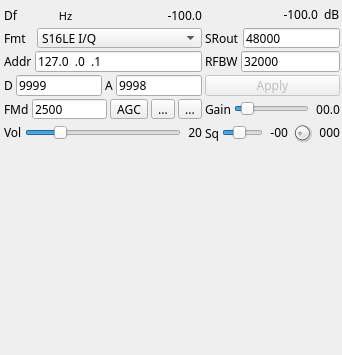
<?xml version="1.0" encoding="UTF-8"?>
<ui version="4.0">
 <class>UDPSrcGUI</class>
 <widget class="RollupWidget" name="UDPSrcGUI">
  <property name="geometry">
   <rect>
    <x>0</x>
    <y>0</y>
    <width>342</width>
    <height>355</height>
   </rect>
  </property>
  <property name="minimumSize">
   <size>
    <width>342</width>
    <height>0</height>
   </size>
  </property>
  <property name="maximumSize">
   <size>
    <width>400</width>
    <height>16777215</height>
   </size>
  </property>
  <property name="font">
   <font>
    <family>Sans Serif</family>
    <pointsize>9</pointsize>
   </font>
  </property>
  <property name="windowTitle">
   <string>UDP Sample Source</string>
  </property>
  <widget class="QWidget" name="widget" native="true">
   <property name="geometry">
    <rect>
     <x>2</x>
     <y>2</y>
     <width>340</width>
     <height>142</height>
    </rect>
   </property>
   <property name="minimumSize">
    <size>
     <width>340</width>
     <height>0</height>
    </size>
   </property>
   <property name="windowTitle">
    <string>Settings</string>
   </property>
   <layout class="QGridLayout" name="gridLayout">
    <property name="leftMargin">
     <number>2</number>
    </property>
    <property name="topMargin">
     <number>2</number>
    </property>
    <property name="rightMargin">
     <number>2</number>
    </property>
    <property name="bottomMargin">
     <number>2</number>
    </property>
    <property name="spacing">
     <number>3</number>
    </property>
    <item row="0" column="1">
     <layout class="QHBoxLayout" name="ChannelPowerLayout">
      <item>
       <spacer name="horizontalSpacer">
        <property name="orientation">
         <enum>Qt::Horizontal</enum>
        </property>
        <property name="sizeHint" stdset="0">
         <size>
          <width>40</width>
          <height>20</height>
         </size>
        </property>
       </spacer>
      </item>
      <item>
       <widget class="QLabel" name="channelPower">
        <property name="minimumSize">
         <size>
          <width>40</width>
          <height>0</height>
         </size>
        </property>
        <property name="toolTip">
         <string>Channel output power (dB)</string>
        </property>
        <property name="layoutDirection">
         <enum>Qt::LeftToRight</enum>
        </property>
        <property name="text">
         <string>-100.0</string>
        </property>
        <property name="alignment">
         <set>Qt::AlignRight|Qt::AlignTrailing|Qt::AlignVCenter</set>
        </property>
       </widget>
      </item>
      <item>
       <widget class="QLabel" name="channelPowerUnits">
        <property name="text">
         <string> dB</string>
        </property>
       </widget>
      </item>
     </layout>
    </item>
    <item row="0" column="0">
     <layout class="QHBoxLayout" name="DeltaFrequencyLayout">
      <property name="topMargin">
       <number>2</number>
      </property>
      <item>
       <widget class="QLabel" name="deltaFrequencyLabel">
        <property name="maximumSize">
         <size>
          <width>16</width>
          <height>16777215</height>
         </size>
        </property>
        <property name="text">
         <string>Df</string>
        </property>
       </widget>
      </item>
      <item>
       <widget class="ValueDialZ" name="deltaFrequency" native="true">
        <property name="sizePolicy">
         <sizepolicy hsizetype="Maximum" vsizetype="Maximum">
          <horstretch>0</horstretch>
          <verstretch>0</verstretch>
         </sizepolicy>
        </property>
        <property name="minimumSize">
         <size>
          <width>32</width>
          <height>16</height>
         </size>
        </property>
        <property name="font">
         <font>
          <family>DejaVu Sans Mono</family>
          <pointsize>12</pointsize>
         </font>
        </property>
        <property name="cursor">
         <cursorShape>PointingHandCursor</cursorShape>
        </property>
        <property name="focusPolicy">
         <enum>Qt::StrongFocus</enum>
        </property>
        <property name="toolTip">
         <string>Demod shift frequency from center in Hz</string>
        </property>
       </widget>
      </item>
      <item>
       <widget class="QLabel" name="deltaUnits">
        <property name="palette">
         <palette>
          <active>
           <colorrole role="Text">
            <brush brushstyle="SolidPattern">
             <color alpha="255">
              <red>26</red>
              <green>26</green>
              <blue>26</blue>
             </color>
            </brush>
           </colorrole>
           <colorrole role="BrightText">
            <brush brushstyle="SolidPattern">
             <color alpha="255">
              <red>255</red>
              <green>255</green>
              <blue>255</blue>
             </color>
            </brush>
           </colorrole>
          </active>
          <inactive>
           <colorrole role="Text">
            <brush brushstyle="SolidPattern">
             <color alpha="255">
              <red>26</red>
              <green>26</green>
              <blue>26</blue>
             </color>
            </brush>
           </colorrole>
           <colorrole role="BrightText">
            <brush brushstyle="SolidPattern">
             <color alpha="255">
              <red>255</red>
              <green>255</green>
              <blue>255</blue>
             </color>
            </brush>
           </colorrole>
          </inactive>
          <disabled>
           <colorrole role="Text">
            <brush brushstyle="SolidPattern">
             <color alpha="255">
              <red>118</red>
              <green>118</green>
              <blue>117</blue>
             </color>
            </brush>
           </colorrole>
           <colorrole role="BrightText">
            <brush brushstyle="SolidPattern">
             <color alpha="255">
              <red>255</red>
              <green>255</green>
              <blue>255</blue>
             </color>
            </brush>
           </colorrole>
          </disabled>
         </palette>
        </property>
        <property name="font">
         <font>
          <pointsize>8</pointsize>
         </font>
        </property>
        <property name="text">
         <string> Hz</string>
        </property>
       </widget>
      </item>
      <item>
       <spacer name="horizontalSpacer_2">
        <property name="orientation">
         <enum>Qt::Horizontal</enum>
        </property>
        <property name="sizeHint" stdset="0">
         <size>
          <width>40</width>
          <height>20</height>
         </size>
        </property>
       </spacer>
      </item>
      <item>
       <widget class="QLabel" name="inputPower">
        <property name="minimumSize">
         <size>
          <width>40</width>
          <height>0</height>
         </size>
        </property>
        <property name="toolTip">
         <string>Input power (dB) to which squelch applies</string>
        </property>
        <property name="text">
         <string>-100.0</string>
        </property>
        <property name="alignment">
         <set>Qt::AlignRight|Qt::AlignTrailing|Qt::AlignVCenter</set>
        </property>
       </widget>
      </item>
     </layout>
    </item>
    <item row="6" column="0">
     <layout class="QHBoxLayout" name="PortLayout">
      <item>
       <widget class="QLabel" name="udpPortlabel">
        <property name="text">
         <string>D</string>
        </property>
       </widget>
      </item>
      <item>
       <widget class="QLineEdit" name="udpPort">
        <property name="toolTip">
         <string>Remote data port</string>
        </property>
        <property name="inputMask">
         <string>00000</string>
        </property>
        <property name="text">
         <string>9999</string>
        </property>
       </widget>
      </item>
      <item>
       <widget class="QLabel" name="audioPortlabel">
        <property name="text">
         <string>A</string>
        </property>
       </widget>
      </item>
      <item>
       <widget class="QLineEdit" name="audioPort">
        <property name="toolTip">
         <string>Local audio input port</string>
        </property>
        <property name="inputMask">
         <string>00000</string>
        </property>
        <property name="text">
         <string>9998</string>
        </property>
       </widget>
      </item>
     </layout>
    </item>
    <item row="7" column="0">
     <layout class="QHBoxLayout" name="AudioPortLayout">
      <item>
       <widget class="QLabel" name="fmDevLabel">
        <property name="text">
         <string>FMd</string>
        </property>
       </widget>
      </item>
      <item>
       <widget class="QLineEdit" name="fmDeviation">
        <property name="toolTip">
         <string>FM deviation in Hz (for S16LE NFM format)</string>
        </property>
        <property name="text">
         <string>2500</string>
        </property>
       </widget>
      </item>
      <item>
       <widget class="ButtonSwitch" name="agc">
        <property name="toolTip">
         <string>Toggle AGC (only for AM and SSB)</string>
        </property>
        <property name="text">
         <string>AGC</string>
        </property>
        <property name="checkable">
         <bool>true</bool>
        </property>
       </widget>
      </item>
      <item>
       <widget class="QToolButton" name="audioActive">
        <property name="toolTip">
         <string>Toggle audio input</string>
        </property>
        <property name="text">
         <string>...</string>
        </property>
        <property name="icon">
         <iconset resource="../../../sdrbase/resources/res.qrc">
          <normaloff>:/sound_off.png</normaloff>
          <normalon>:/sound_on.png</normalon>:/sound_off.png</iconset>
        </property>
        <property name="checkable">
         <bool>true</bool>
        </property>
       </widget>
      </item>
      <item>
       <widget class="QToolButton" name="audioStereo">
        <property name="toolTip">
         <string>Toggle mono/stereo audio input</string>
        </property>
        <property name="text">
         <string>...</string>
        </property>
        <property name="icon">
         <iconset resource="../../../sdrbase/resources/res.qrc">
          <normaloff>:/mono.png</normaloff>
          <normalon>:/stereo.png</normalon>:/mono.png</iconset>
        </property>
        <property name="checkable">
         <bool>true</bool>
        </property>
       </widget>
      </item>
     </layout>
    </item>
    <item row="4" column="0">
     <layout class="QHBoxLayout" name="AddressLayout">
      <item>
       <widget class="QLabel" name="Addresslabel">
        <property name="text">
         <string>Addr</string>
        </property>
       </widget>
      </item>
      <item>
       <widget class="QLineEdit" name="udpAddress">
        <property name="toolTip">
         <string>Remote address</string>
        </property>
        <property name="inputMask">
         <string>000.000.000.000</string>
        </property>
        <property name="text">
         <string>127.0.0.1</string>
        </property>
       </widget>
      </item>
     </layout>
    </item>
    <item row="8" column="0">
     <layout class="QHBoxLayout" name="VolumeLayout">
      <item>
       <widget class="QLabel" name="volumeLabel">
        <property name="text">
         <string>Vol</string>
        </property>
       </widget>
      </item>
      <item>
       <widget class="QSlider" name="volume">
        <property name="toolTip">
         <string>Audio volume</string>
        </property>
        <property name="maximum">
         <number>100</number>
        </property>
        <property name="pageStep">
         <number>1</number>
        </property>
        <property name="value">
         <number>20</number>
        </property>
        <property name="orientation">
         <enum>Qt::Horizontal</enum>
        </property>
       </widget>
      </item>
      <item>
       <widget class="QLabel" name="volumeText">
        <property name="minimumSize">
         <size>
          <width>18</width>
          <height>0</height>
         </size>
        </property>
        <property name="text">
         <string>20</string>
        </property>
        <property name="alignment">
         <set>Qt::AlignRight|Qt::AlignTrailing|Qt::AlignVCenter</set>
        </property>
       </widget>
      </item>
     </layout>
    </item>
    <item row="1" column="0">
     <layout class="QHBoxLayout" name="FormatLayout">
      <item>
       <widget class="QLabel" name="label">
        <property name="maximumSize">
         <size>
          <width>30</width>
          <height>16777215</height>
         </size>
        </property>
        <property name="text">
         <string>Fmt</string>
        </property>
       </widget>
      </item>
      <item>
       <widget class="QComboBox" name="sampleFormat">
        <property name="toolTip">
         <string>Samples format</string>
        </property>
        <property name="currentIndex">
         <number>0</number>
        </property>
        <item>
         <property name="text">
          <string>S16LE I/Q</string>
         </property>
        </item>
        <item>
         <property name="text">
          <string>S16LE NFM</string>
         </property>
        </item>
        <item>
         <property name="text">
          <string>S16LE NFM Mono</string>
         </property>
        </item>
        <item>
         <property name="text">
          <string>S16LE LSB</string>
         </property>
        </item>
        <item>
         <property name="text">
          <string>S16LE USB</string>
         </property>
        </item>
        <item>
         <property name="text">
          <string>S16LE LSB Mono</string>
         </property>
        </item>
        <item>
         <property name="text">
          <string>S16LE USB Mono</string>
         </property>
        </item>
        <item>
         <property name="text">
          <string>S16LE AM Mono</string>
         </property>
        </item>
        <item>
         <property name="text">
          <string>S16LE AM !DC Mono</string>
         </property>
        </item>
        <item>
         <property name="text">
          <string>S16LE AM BPF Mono</string>
         </property>
        </item>
       </widget>
      </item>
     </layout>
    </item>
    <item row="1" column="1">
     <layout class="QHBoxLayout" name="SampleRateLayout">
      <item>
       <widget class="QLabel" name="sampleRateLabel">
        <property name="text">
         <string>SRout</string>
        </property>
       </widget>
      </item>
      <item>
       <widget class="QLineEdit" name="sampleRate">
        <property name="toolTip">
         <string>Output sample rate (S/s)</string>
        </property>
        <property name="text">
         <string>48000</string>
        </property>
       </widget>
      </item>
     </layout>
    </item>
    <item row="4" column="1">
     <layout class="QHBoxLayout" name="RFBandwidthLayout">
      <item>
       <widget class="QLabel" name="rfBandwidthLabel">
        <property name="text">
         <string>RFBW</string>
        </property>
       </widget>
      </item>
      <item>
       <widget class="QLineEdit" name="rfBandwidth">
        <property name="toolTip">
         <string>Signal bandwidth (Hz)</string>
        </property>
        <property name="text">
         <string>32000</string>
        </property>
       </widget>
      </item>
     </layout>
    </item>
    <item row="8" column="1">
     <layout class="QHBoxLayout" name="SquelchLayout">
      <item>
       <widget class="QLabel" name="squelchLabel">
        <property name="minimumSize">
         <size>
          <width>0</width>
          <height>22</height>
         </size>
        </property>
        <property name="text">
         <string>Sq</string>
        </property>
       </widget>
      </item>
      <item>
       <widget class="QSlider" name="squelch">
        <property name="toolTip">
         <string>Power squelch threshold (dB)</string>
        </property>
        <property name="minimum">
         <number>-100</number>
        </property>
        <property name="maximum">
         <number>0</number>
        </property>
        <property name="pageStep">
         <number>1</number>
        </property>
        <property name="value">
         <number>-60</number>
        </property>
        <property name="orientation">
         <enum>Qt::Horizontal</enum>
        </property>
       </widget>
      </item>
      <item>
       <widget class="QLabel" name="squelchText">
        <property name="minimumSize">
         <size>
          <width>22</width>
          <height>0</height>
         </size>
        </property>
        <property name="toolTip">
         <string>Power squelch threshold (dB)</string>
        </property>
        <property name="text">
         <string>-00</string>
        </property>
        <property name="alignment">
         <set>Qt::AlignRight|Qt::AlignTrailing|Qt::AlignVCenter</set>
        </property>
       </widget>
      </item>
      <item>
       <widget class="QDial" name="squelchGate">
        <property name="maximumSize">
         <size>
          <width>22</width>
          <height>22</height>
         </size>
        </property>
        <property name="toolTip">
         <string>Squelch gate (ms)</string>
        </property>
        <property name="maximum">
         <number>50</number>
        </property>
        <property name="pageStep">
         <number>1</number>
        </property>
        <property name="value">
         <number>5</number>
        </property>
       </widget>
      </item>
      <item>
       <widget class="QLabel" name="squelchGateText">
        <property name="minimumSize">
         <size>
          <width>24</width>
          <height>0</height>
         </size>
        </property>
        <property name="toolTip">
         <string>Squelch gate (ms)</string>
        </property>
        <property name="text">
         <string>000</string>
        </property>
        <property name="alignment">
         <set>Qt::AlignRight|Qt::AlignTrailing|Qt::AlignVCenter</set>
        </property>
       </widget>
      </item>
     </layout>
    </item>
    <item row="7" column="1">
     <layout class="QHBoxLayout" name="GainLayout">
      <item>
       <widget class="QLabel" name="gainLabel">
        <property name="text">
         <string>Gain</string>
        </property>
       </widget>
      </item>
      <item>
       <widget class="QSlider" name="gain">
        <property name="toolTip">
         <string>Output linear gain</string>
        </property>
        <property name="maximum">
         <number>100</number>
        </property>
        <property name="pageStep">
         <number>1</number>
        </property>
        <property name="value">
         <number>10</number>
        </property>
        <property name="orientation">
         <enum>Qt::Horizontal</enum>
        </property>
       </widget>
      </item>
      <item>
       <widget class="QLabel" name="gainText">
        <property name="minimumSize">
         <size>
          <width>28</width>
          <height>0</height>
         </size>
        </property>
        <property name="toolTip">
         <string>Output linear gain</string>
        </property>
        <property name="text">
         <string>00.0</string>
        </property>
        <property name="alignment">
         <set>Qt::AlignRight|Qt::AlignTrailing|Qt::AlignVCenter</set>
        </property>
       </widget>
      </item>
     </layout>
    </item>
    <item row="6" column="1">
     <widget class="QPushButton" name="applyBtn">
      <property name="enabled">
       <bool>false</bool>
      </property>
      <property name="toolTip">
       <string>Apply text input and/or samples format</string>
      </property>
      <property name="text">
       <string>Apply</string>
      </property>
     </widget>
    </item>
   </layout>
  </widget>
  <widget class="QWidget" name="spectrumBox" native="true">
   <property name="geometry">
    <rect>
     <x>15</x>
     <y>160</y>
     <width>231</width>
     <height>156</height>
    </rect>
   </property>
   <property name="windowTitle">
    <string>Channel Spectrum</string>
   </property>
   <layout class="QVBoxLayout" name="verticalLayout_2">
    <property name="spacing">
     <number>3</number>
    </property>
    <property name="leftMargin">
     <number>2</number>
    </property>
    <property name="topMargin">
     <number>2</number>
    </property>
    <property name="rightMargin">
     <number>2</number>
    </property>
    <property name="bottomMargin">
     <number>2</number>
    </property>
    <item>
     <widget class="GLSpectrum" name="glSpectrum" native="true">
      <property name="font">
       <font>
        <family>Sans Serif</family>
        <pointsize>9</pointsize>
       </font>
      </property>
     </widget>
    </item>
    <item>
     <widget class="GLSpectrumGUI" name="spectrumGUI" native="true"/>
    </item>
   </layout>
  </widget>
 </widget>
 <customwidgets>
  <customwidget>
   <class>RollupWidget</class>
   <extends>QWidget</extends>
   <header>gui/rollupwidget.h</header>
   <container>1</container>
  </customwidget>
  <customwidget>
   <class>GLSpectrum</class>
   <extends>QWidget</extends>
   <header>gui/glspectrum.h</header>
   <container>1</container>
  </customwidget>
  <customwidget>
   <class>GLSpectrumGUI</class>
   <extends>QWidget</extends>
   <header>gui/glspectrumgui.h</header>
   <container>1</container>
  </customwidget>
  <customwidget>
   <class>ValueDialZ</class>
   <extends>QWidget</extends>
   <header>gui/valuedialz.h</header>
   <container>1</container>
  </customwidget>
  <customwidget>
   <class>ButtonSwitch</class>
   <extends>QToolButton</extends>
   <header>gui/buttonswitch.h</header>
  </customwidget>
 </customwidgets>
 <resources>
  <include location="../../../sdrbase/resources/res.qrc"/>
 </resources>
 <connections/>
</ui>
